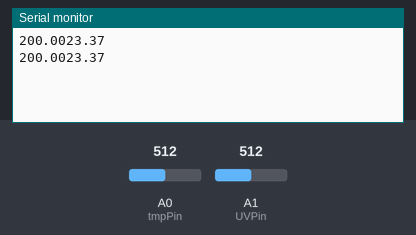
A sketch run on a simulated Arduino Uno, built with avr-gcc and run on an emulated ATmega328P. On the bench: the last lines printed to the serial monitor. Inputs (shaded band) come from the test bench; at power-on: A0 (tmpPin) = 512, A1 (UVPin) = 512. No radio packets arrive unless stated.

Above: at 1.8 s.
1.9 s: A0 (tmpPin) set to 716
At 2.6 s:
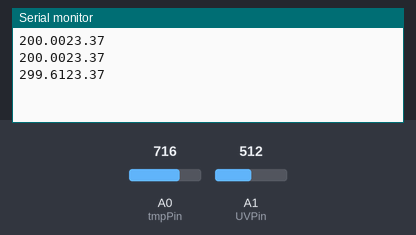
3.4 s: A1 (UVPin) set to 716
At 4.7 s:
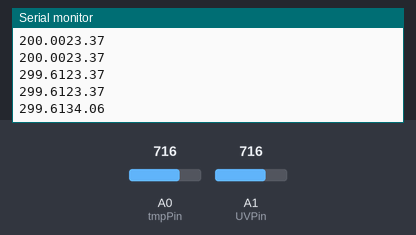
4.9 s: A0 (tmpPin) set to 900
At 5.9 s:
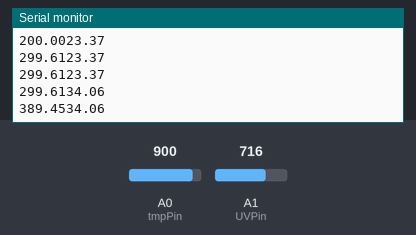
6.4 s: A1 (UVPin) set to 900
At 7.9 s:
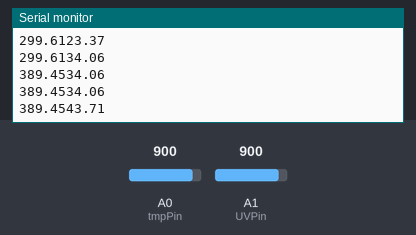
Timing chart, 0 to 8.9 s (numbered marks = the images above; inputs shaded):
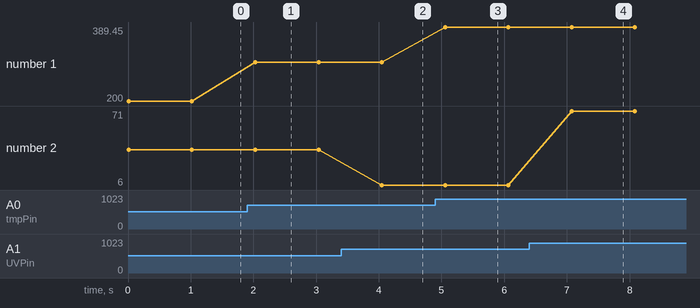

The sketch:

Detector.ino
```cpp
// Detector With Temperature and UV Sensor
// Author: Kolin Guo, Andrew Ho, Hayaan Nishad Azeem, Bobby Leanio

#include <SPI.h>
#include "nRF24L01.h"
#include "RF24.h"
#include "printf.h"
// Change NODE for different detector
// 0 -> AA, 1 -> BB, 2 -> CC, 3 -> DD
#define NODE 1

int tmpPin = A0, UVPin = A1, sensorVal, detectInterval = 1 * 1000;
double voltage, tmp, UVIdx;

// Hardware configuration of nRF24L01: CE to pin 8, CSN to pin 7
RF24 radio(8, 7);
const uint64_t addresses[] = {0xB3B4B5B6AALL, 0xB3B4B5B6BBLL, 0xB3B4B5B6CCLL, 0xB3B4B5B6DDLL};

void setup() {
  Serial.begin(9600);
  printf_begin();

  setUpRadio();
}

void loop() {
  delay(5);
  radio.stopListening();                  // Stop listening

  // Read the current temperature
  sensorVal = analogRead(tmpPin);
  voltage = sensorVal / 1024.0 * 5.0;   // convert into voltage
  tmp = (voltage - 0.5) * 100;          // convert into temperature in Celsius

/*
 * printf("Sensor Value: %d, Voltage: ", sensorVal);
 * Serial.print(voltage);
 * printf(", ");
 */
  printf("Temperature: ");
  Serial.print(tmp);
  printf(" degree.\n\r");

  // Read the current UV level
  sensorVal = analogRead(UVPin);
  voltage = sensorVal / 1024.0 * 5.0;   // convert into voltage

//PhotoCurrent(uA) = voltage / 4.3
//PhotoCurrent(uA) = 13/600 * UVI + 0.075
//PhotoCurrent(uA) = 1/9 * UVAP(mW/cm^2)
  UVIdx = (voltage / 4.3 - 0.075) * 600 / 13;   // Calculate UV Index

/*
 * printf("Sensor Value: %d, Voltage: ", sensorVal);
 * Serial.print(voltage);
 * printf(", ");
 */
  printf("UV Index: ");
  Serial.println(UVIdx);

  radio.write(&tmp, sizeof(tmp));
  radio.write(&UVIdx, sizeof(UVIdx));

  delay(detectInterval);
}

void setUpRadio()
{
  // Setup and configure rf radio
  radio.begin();                          // Start up the radio
  radio.setAutoAck(1);                    // Ensure autoACK is enabled
  radio.setRetries(15,15);                // Max delay between retries & number of retries
  radio.setPALevel( RF24_PA_MAX ) ;       // Max power
  radio.setDataRate( RF24_250KBPS ) ;     // Min speed (for better range I presume)
  radio.setCRCLength( RF24_CRC_8 ) ;      // 8 bits CRC
  radio.openWritingPipe(addresses[NODE]);    // Open Pipe for writing
  radio.openReadingPipe(0,addresses[NODE]);  // Open Pipe for reading

//  radio.printDetails();                   // Dump the configuration of the rf unit for debugging
}
```

Measured:
- after the input at 1.9 s, the serial monitor: prints a new line after 0.13 s (image 1)
- after the input at 3.4 s, the serial monitor: prints a new line after 0.65 s (image 2)
- after the input at 4.9 s, the serial monitor: prints a new line after 0.16 s (image 3)
- after the input at 6.4 s, the serial monitor: prints a new line after 0.68 s (image 4)
- plotted number 1: 200 → 299.61 after the input at 1.9 s, 299.61 → 299.61 after the input at 3.4 s, 299.61 → 389.45 after the input at 4.9 s, 389.45 → 389.45 after the input at 6.4 s
- plotted number 2: 37 → 6 after the input at 3.4 s, 6 → 71 after the input at 6.4 s
